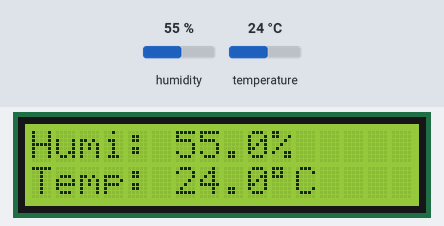
Recording of a sketch running on a simulated Arduino Uno, built with avr-gcc and run on an emulated ATmega328P. On the bench: 16×2 character LCD. Inputs (shaded band) come from the test bench; at power-on: humidity 55 %, temperature 24 °C.

Above: at 3.2 s.
3.3 s: humidity set to 22 %
At 5.2 s:
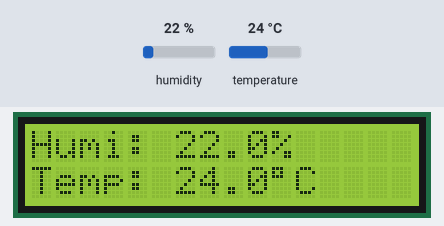
6.0 s: temperature set to 12 °C
At 6.6 s:
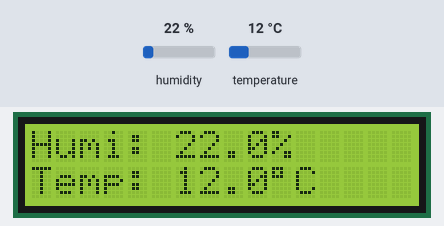
8.7 s: humidity set to 40 %
At 10.6 s:
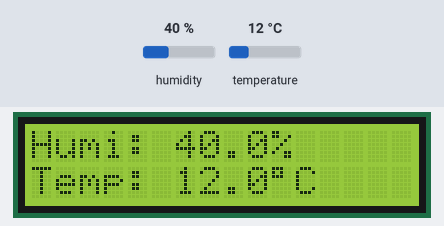
11.7 s: temperature set to 19 °C
At 13.2 s:
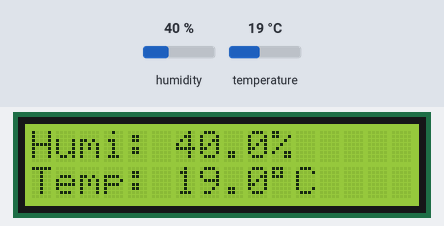
Timing chart, 0 to 14.7 s (numbered marks = the images above; inputs shaded):
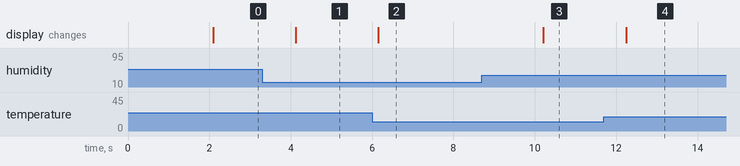

The sketch:

lab12_temp_humi_sensor.ino
```cpp
#include <dht.h>
#include <LiquidCrystal.h>

// Setup for LCD
// LiquidCrystal(rs, enable, d4, d5, d6, d7)
#define rs 13
#define enable 12
#define d4 11
#define d5 10
#define d6 9
#define d7 8

LiquidCrystal lcd(rs, enable, d4, d5, d6, d7);

// Setup for dht11
#define dataPin 4

dht sensor;

#define wait 2000

void setup()
{
  // Setting LCD screen
  lcd.begin(16, 2);

  // Print name of the lab
  lcd.setCursor(0, 0);
  lcd.print("Lab 12:");
  lcd.setCursor(0, 1);
  lcd.print("DHT11 Sensor");
  delay(wait);
  lcd.clear();
}

void loop()
{
    lcd.clear();
    sensor.read11(dataPin);

    lcd.setCursor(0, 0);
    lcd.print("Humi: ");
    lcd.print((float)sensor.humidity, 1);
    lcd.print("%");

    lcd.setCursor(0, 1);
    lcd.print("Temp: ");
    lcd.print((float)sensor.temperature, 1);
    lcd.print((char)223);
    lcd.print("C");

    delay(wait);
}
```

Measured:
- after the input at 3.3 s, the display: changes after 0.83 s (image 1)
- after the input at 6.0 s, the display: changes after 0.16 s (image 2)
- after the input at 8.7 s, the display: changes after 1.5 s (image 3)
- after the input at 11.7 s, the display: changes after 0.54 s (image 4)
